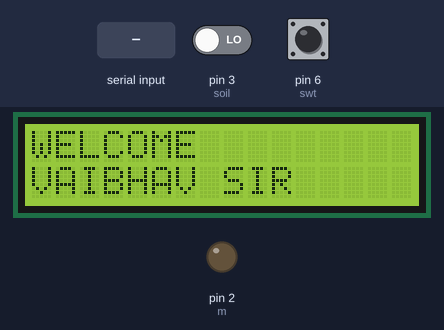
The sketch below on a simulated Arduino Uno, built with avr-gcc and run on an emulated ATmega328P. On the bench: 16×2 character LCD, output pins drawn as LEDs (lit = HIGH). The test bench sets the inputs (shaded band); at power-on: pin 3 (soil) LOW, pin 6 (swt) LOW.

Above: at 2.6 s.
At 5.7 s:
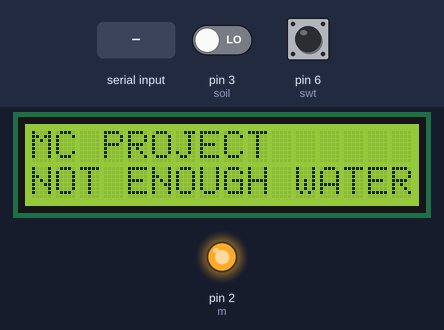
5.8 s: pin 3 (soil) driven HIGH
At 8.8 s:
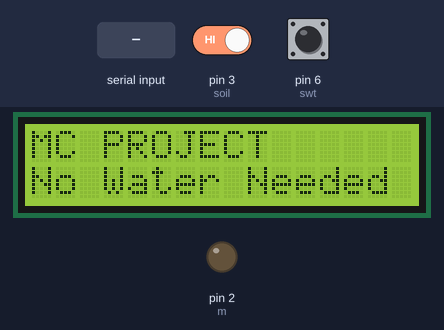
11.5 s: "ON" received over Serial
14.5 s: pin 6 (swt) pulled HIGH for 1 s
At 15.4 s:
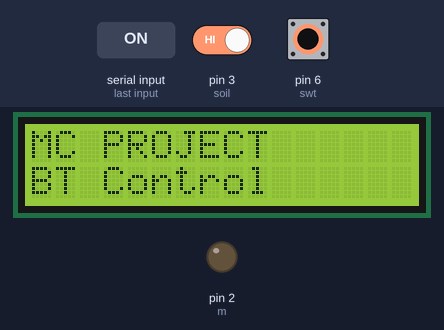
17.0 s: pin 6 (swt) pulled HIGH for 3.2 s
Timing chart, 0 to 20.0 s (numbered marks = the images above; inputs shaded):
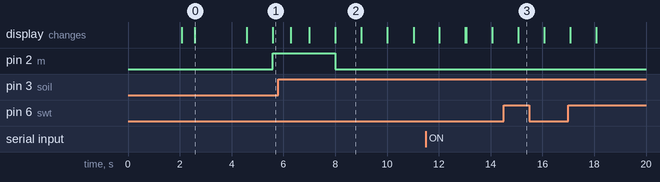

Measured:
- after the input at 5.8 s, pin 2 (m): HIGH → LOW after 2.2 s; the display: first differs from a run without the input after 2.2 s (image 2)
- after the input at 14.5 s, the display: changes after 0.56 s (image 3)
- what the display in image 0 shows lasts 2.0 s, from 2.6 s to 4.6 s
- what the display in image 2 shows lasts 1.0 s, from 8.0 s to 9.0 s

The sketch:

Arduino_Plant.ino
```cpp
int m=2,soil=3,swt=6;
boolean soil_state,swt_state;
String s;
#include <LiquidCrystal.h>
LiquidCrystal lcd(13,12, 11, 10, 9, 8);  /* For 4-bit mode */
                    //RS  EN   D4  D5  D6  D7
void setup() {
  pinMode(m,OUTPUT);
  pinMode(swt,INPUT);
  pinMode(soil,INPUT);
  Serial.begin(9600);// put your setup code here, to run once:
  digitalWrite(m,LOW);
  lcd.begin(16,2);  /* Initialize 16x2 LCD */
  lcd.clear();               /* Clear the LCD */
  lcd.setCursor(0,0); /* Set cursor to column 0 row 0 */
  lcd.print("WELCOME"); /* Print data on display */
  lcd.setCursor(0,1); /* Set cursor to column 0 row 0 */
  lcd.print("ABHINAV SIR"); /* Print data on display */
  delay(2000);
  lcd.clear();
  lcd.setCursor(0,0);
  lcd.print("WELCOME");
  lcd.setCursor(0,1);
  lcd.print("&");
  delay(500);
  lcd.clear();
  lcd.setCursor(0,0);
  lcd.print("WELCOME");
  lcd.setCursor(0,1);
  lcd.print("VAIBHAV SIR");
  delay(2000);
}

void loop() {
  lcd.clear();
  lcd.setCursor(0,0);
  lcd.print("MC PROJECT");

  while(Serial.available()){
    delay(10);
    char c=Serial.read();
    s+=c;
  }

  soil_state=digitalRead(soil);
  swt_state=digitalRead(swt);
  if (swt_state==HIGH){
    lcd.setCursor(0,1);
    lcd.print("BT Control");
    delay(1000);
  if(s.length()>0){
    Serial.println(s);
        if (s=="ON"){
           digitalWrite(m,HIGH);
           lcd.clear();
           lcd.setCursor(0,0);
           lcd.print("MC PROJECT");
           lcd.setCursor(0,1);
           lcd.print("Manually Watering");
           delay(1000);
    }
   else if (s=="OFF"){
      digitalWrite(m,LOW);
      lcd.clear();
      lcd.setCursor(0,0);
      lcd.print("MC PROJECT");
      lcd.setCursor(0,1);
      lcd.print("Manually Stoped");
      delay(1000);
    }
  }
  }

if (swt_state==LOW){

    lcd.clear();
    lcd.setCursor(0,0);
    lcd.print("MC PROJECT");
    lcd.setCursor(0,1);
    lcd.print("AUTO CONTROL");
    delay(1000);
// Sensor Control
  if (soil_state==HIGH){
    digitalWrite(m,LOW);
    lcd.setCursor(0,1);
    lcd.print("No Water Needed");
    delay(1000);

  }

  if (soil_state==LOW){
    digitalWrite(m,HIGH);
    lcd.setCursor(0,1);
    lcd.print("NOT ENOUGH WATER");
    delay(700);
    lcd.clear();
    lcd.setCursor(0,0);
    lcd.print("MC PROJECT");
    lcd.setCursor(0,1);
    lcd.print("WATERING AUTO");
    delay(700);
  }
}

  s="";// put your main code here, to run repeatedly:

}
```
